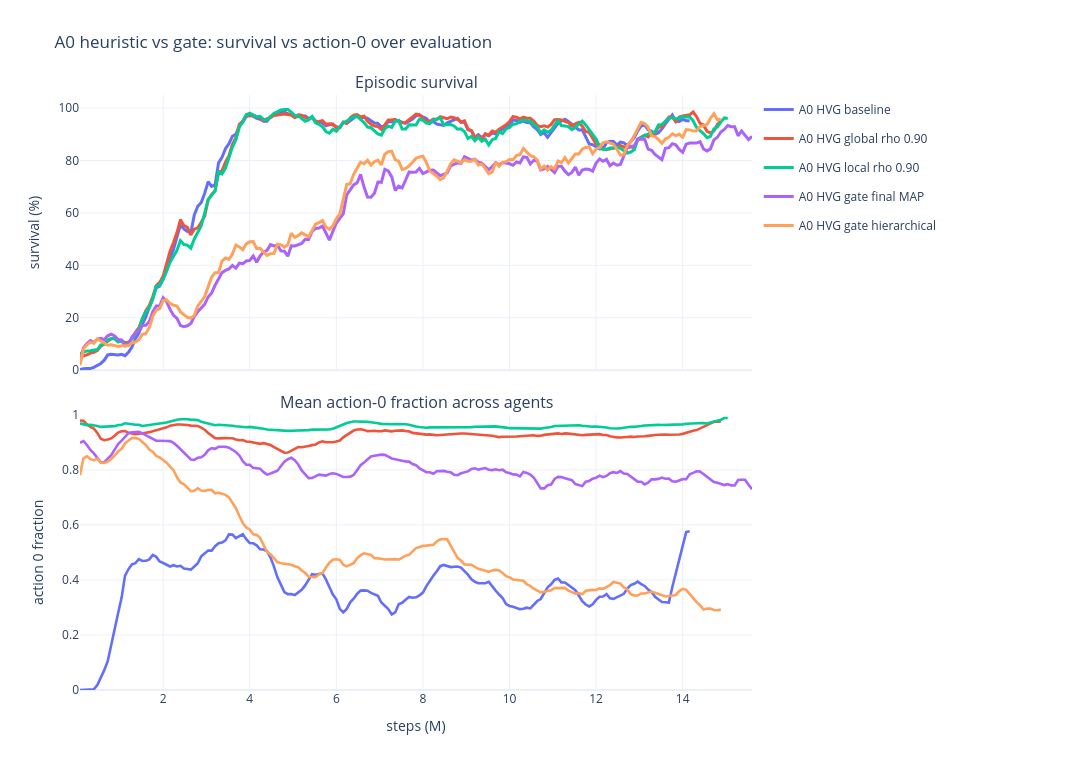
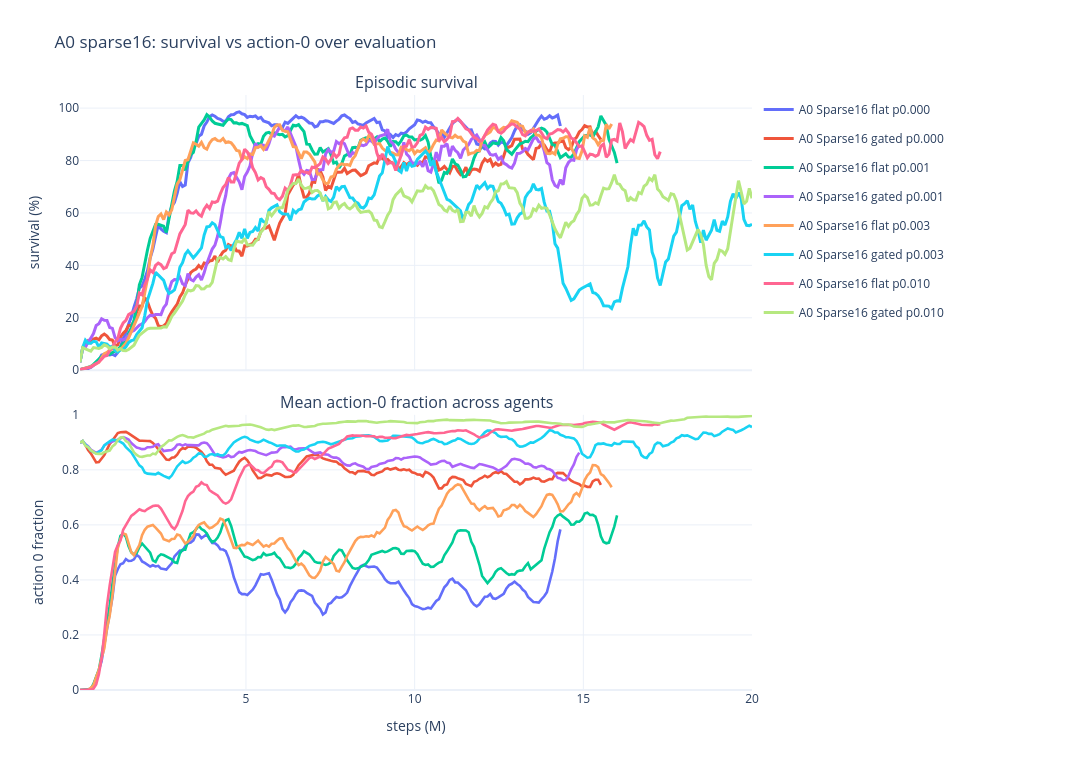

Notebook cell for these charts, in order:
### Markdown cell above
## Survival vs Action-0 Over Time

### Code cell
survival_action = adm.survival_vs_action0_non_idle_over_time(ctx)
adm.display_metric_figures(survival_action)

### Figure 1 — Plotly figure (JSON) as saved in the notebook; plotly's stock layout.template omitted (floating-point values rounded to 4 significant figures; data arrays with more than 128 entries replaced by an {"elided": "..."} marker saying what was removed)
{"data": [{"customdata": {"elided": "177x3 mixed values"}, "hovertemplate": "<b>A0 HVG baseline</b><br>step=%{x:.2f}M<br>survival=%{y:.2f}%<br>seeds=%{customdata[1]}<br>n_seeds=%{customdata[0]}<br>metric=%{customdata[2]}<extra></extra>", "legendgroup": "a0_hvg_00_baseline", "line": {"color": "#636EFA", "width": 3}, "mode": "lines", "name": "A0 HVG baseline", "showlegend": true, "type": "scatter", "x": {"elided": "177 float values"}, "xaxis": "x", "y": {"elided": "177 float values"}, "yaxis": "y"}, {"customdata": {"elided": "177x3 mixed values"}, "hovertemplate": "<b>A0 HVG baseline</b><br>step=%{x:.2f}M<br>%{customdata[2]}=%{y:.4f}<br>seeds=%{customdata[1]}<br>n_seeds=%{customdata[0]}<extra></extra>", "legendgroup": "a0_hvg_00_baseline", "line": {"color": "#636EFA", "width": 2.6}, "mode": "lines", "name": "A0 HVG baseline", "showlegend": false, "type": "scatter", "x": {"elided": "177 float values"}, "xaxis": "x2", "y": {"elided": "177 float values"}, "yaxis": "y2"}, {"customdata": {"elided": "186x3 mixed values"}, "hovertemplate": "<b>A0 HVG global rho 0.90</b><br>step=%{x:.2f}M<br>survival=%{y:.2f}%<br>seeds=%{customdata[1]}<br>n_seeds=%{customdata[0]}<br>metric=%{customdata[2]}<extra></extra>", "legendgroup": "a0_hvg_01_eval_rho090", "line": {"color": "#EF553B", "width": 3}, "mode": "lines", "name": "A0 HVG global rho 0.90", "showlegend": true, "type": "scatter", "x": {"elided": "186 float values"}, "xaxis": "x", "y": {"elided": "186 float values"}, "yaxis": "y"}, {"customdata": {"elided": "186x3 mixed values"}, "hovertemplate": "<b>A0 HVG global rho 0.90</b><br>step=%{x:.2f}M<br>%{customdata[2]}=%{y:.4f}<br>seeds=%{customdata[1]}<br>n_seeds=%{customdata[0]}<extra></extra>", "legendgroup": "a0_hvg_01_eval_rho090", "line": {"color": "#EF553B", "width": 2.6}, "mode": "lines", "name": "A0 HVG global rho 0.90", "showlegend": false, "type": "scatter", "x": {"elided": "186 float values"}, "xaxis": "x2", "y": {"elided": "186 float values"}, "yaxis": "y2"}, {"customdata": {"elided": "188x3 mixed values"}, "hovertemplate": "<b>A0 HVG local rho 0.90</b><br>step=%{x:.2f}M<br>survival=%{y:.2f}%<br>seeds=%{customdata[1]}<br>n_seeds=%{customdata[0]}<br>metric=%{customdata[2]}<extra></extra>", "legendgroup": "a0_hvg_04_eval_local_rho090", "line": {"color": "#00CC96", "width": 3}, "mode": "lines", "name": "A0 HVG local rho 0.90", "showlegend": true, "type": "scatter", "x": {"elided": "188 float values"}, "xaxis": "x", "y": {"elided": "188 float values"}, "yaxis": "y"}, {"customdata": {"elided": "188x3 mixed values"}, "hovertemplate": "<b>A0 HVG local rho 0.90</b><br>step=%{x:.2f}M<br>%{customdata[2]}=%{y:.4f}<br>seeds=%{customdata[1]}<br>n_seeds=%{customdata[0]}<extra></extra>", "legendgroup": "a0_hvg_04_eval_local_rho090", "line": {"color": "#00CC96", "width": 2.6}, "mode": "lines", "name": "A0 HVG local rho 0.90", "showlegend": false, "type": "scatter", "x": {"elided": "188 float values"}, "xaxis": "x2", "y": {"elided": "188 float values"}, "yaxis": "y2"}, {"customdata": {"elided": "195x3 mixed values"}, "hovertemplate": "<b>A0 HVG gate final MAP</b><br>step=%{x:.2f}M<br>survival=%{y:.2f}%<br>seeds=%{customdata[1]}<br>n_seeds=%{customdata[0]}<br>metric=%{customdata[2]}<extra></extra>", "legendgroup": "a0_hvg_02_gate_final_map", "line": {"color": "#AB63FA", "width": 3}, "mode": "lines", "name": "A0 HVG gate final MAP", "showlegend": true, "type": "scatter", "x": {"elided": "195 float values"}, "xaxis": "x", "y": {"elided": "195 float values"}, "yaxis": "y"}, {"customdata": {"elided": "195x3 mixed values"}, "hovertemplate": "<b>A0 HVG gate final MAP</b><br>step=%{x:.2f}M<br>%{customdata[2]}=%{y:.4f}<br>seeds=%{customdata[1]}<br>n_seeds=%{customdata[0]}<extra></extra>", "legendgroup": "a0_hvg_02_gate_final_map", "line": {"color": "#AB63FA", "width": 2.6}, "mode": "lines", "name": "A0 HVG gate final MAP", "showlegend": false, "type": "scatter", "x": {"elided": "195 float values"}, "xaxis": "x2", "y": {"elided": "195 float values"}, "yaxis": "y2"}, {"customdata": {"elided": "186x3 mixed values"}, "hovertemplate": "<b>A0 HVG gate hierarchical</b><br>step=%{x:.2f}M<br>survival=%{y:.2f}%<br>seeds=%{customdata[1]}<br>n_seeds=%{customdata[0]}<br>metric=%{customdata[2]}<extra></extra>", "legendgroup": "a0_hvg_03_gate_hierarchical", "line": {"color": "#FFA15A", "width": 3}, "mode": "lines", "name": "A0 HVG gate hierarchical", "showlegend": true, "type": "scatter", "x": {"elided": "186 float values"}, "xaxis": "x", "y": {"elided": "186 float values"}, "yaxis": "y"}, {"customdata": {"elided": "186x3 mixed values"}, "hovertemplate": "<b>A0 HVG gate hierarchical</b><br>step=%{x:.2f}M<br>%{customdata[2]}=%{y:.4f}<br>seeds=%{customdata[1]}<br>n_seeds=%{customdata[0]}<extra></extra>", "legendgroup": "a0_hvg_03_gate_hierarchical", "line": {"color": "#FFA15A", "width": 2.6}, "mode": "lines", "name": "A0 HVG gate hierarchical", "showlegend": false, "type": "scatter", "x": {"elided": "186 float values"}, "xaxis": "x2", "y": {"elided": "186 float values"}, "yaxis": "y2"}], "layout": {"annotations": [{"font": {"size": 16}, "showarrow": false, "text": "Episodic survival", "x": 0.5, "xanchor": "center", "xref": "paper", "y": 1, "yanchor": "bottom", "yref": "paper"}, {"font": {"size": 16}, "showarrow": false, "text": "Mean action-0 fraction across agents", "x": 0.5, "xanchor": "center", "xref": "paper", "y": 0.4625, "yanchor": "bottom", "yref": "paper"}], "height": 760, "hovermode": "x unified", "legend": {"orientation": "v", "x": 1.01, "xanchor": "left", "y": 1, "yanchor": "top"}, "margin": {"b": 70, "l": 80, "r": 340, "t": 95}, "title": {"text": "A0 heuristic vs gate: survival vs action-0 over evaluation"}, "width": 1450, "xaxis": {"anchor": "y", "domain": [0, 1], "matches": "x2", "showticklabels": false}, "xaxis2": {"anchor": "y2", "domain": [0, 1], "title": {"text": "steps (M)"}}, "yaxis": {"anchor": "x", "domain": [0.5375, 1], "range": [0, 105], "title": {"text": "survival (%)"}}, "yaxis2": {"anchor": "x2", "domain": [0, 0.4625], "range": [0, 1], "title": {"text": "action 0 fraction"}}}}

### Figure 2 — Plotly figure (JSON) as saved in the notebook; plotly's stock layout.template omitted (floating-point values rounded to 4 significant figures; data arrays with more than 128 entries replaced by an {"elided": "..."} marker saying what was removed)
{"data": [{"customdata": {"elided": "179x3 mixed values"}, "hovertemplate": "<b>A0 Sparse16 flat p0.000</b><br>step=%{x:.2f}M<br>survival=%{y:.2f}%<br>seeds=%{customdata[1]}<br>n_seeds=%{customdata[0]}<br>metric=%{customdata[2]}<extra></extra>", "legendgroup": "a0_sparse16_flat_p000", "line": {"color": "#636EFA", "width": 3}, "mode": "lines", "name": "A0 Sparse16 flat p0.000", "showlegend": true, "type": "scatter", "x": {"elided": "179 float values"}, "xaxis": "x", "y": {"elided": "179 float values"}, "yaxis": "y"}, {"customdata": {"elided": "179x3 mixed values"}, "hovertemplate": "<b>A0 Sparse16 flat p0.000</b><br>step=%{x:.2f}M<br>%{customdata[2]}=%{y:.4f}<br>seeds=%{customdata[1]}<br>n_seeds=%{customdata[0]}<extra></extra>", "legendgroup": "a0_sparse16_flat_p000", "line": {"color": "#636EFA", "width": 2.6}, "mode": "lines", "name": "A0 Sparse16 flat p0.000", "showlegend": false, "type": "scatter", "x": {"elided": "179 float values"}, "xaxis": "x2", "y": {"elided": "179 float values"}, "yaxis": "y2"}, {"customdata": {"elided": "194x3 mixed values"}, "hovertemplate": "<b>A0 Sparse16 gated p0.000</b><br>step=%{x:.2f}M<br>survival=%{y:.2f}%<br>seeds=%{customdata[1]}<br>n_seeds=%{customdata[0]}<br>metric=%{customdata[2]}<extra></extra>", "legendgroup": "a0_sparse16_gated_p000", "line": {"color": "#EF553B", "width": 3}, "mode": "lines", "name": "A0 Sparse16 gated p0.000", "showlegend": true, "type": "scatter", "x": {"elided": "194 float values"}, "xaxis": "x", "y": {"elided": "194 float values"}, "yaxis": "y"}, {"customdata": {"elided": "194x3 mixed values"}, "hovertemplate": "<b>A0 Sparse16 gated p0.000</b><br>step=%{x:.2f}M<br>%{customdata[2]}=%{y:.4f}<br>seeds=%{customdata[1]}<br>n_seeds=%{customdata[0]}<extra></extra>", "legendgroup": "a0_sparse16_gated_p000", "line": {"color": "#EF553B", "width": 2.6}, "mode": "lines", "name": "A0 Sparse16 gated p0.000", "showlegend": false, "type": "scatter", "x": {"elided": "194 float values"}, "xaxis": "x2", "y": {"elided": "194 float values"}, "yaxis": "y2"}, {"customdata": {"elided": "200x3 mixed values"}, "hovertemplate": "<b>A0 Sparse16 flat p0.001</b><br>step=%{x:.2f}M<br>survival=%{y:.2f}%<br>seeds=%{customdata[1]}<br>n_seeds=%{customdata[0]}<br>metric=%{customdata[2]}<extra></extra>", "legendgroup": "a0_sparse16_flat_p001", "line": {"color": "#00CC96", "width": 3}, "mode": "lines", "name": "A0 Sparse16 flat p0.001", "showlegend": true, "type": "scatter", "x": {"elided": "200 float values"}, "xaxis": "x", "y": {"elided": "200 float values"}, "yaxis": "y"}, {"customdata": {"elided": "200x3 mixed values"}, "hovertemplate": "<b>A0 Sparse16 flat p0.001</b><br>step=%{x:.2f}M<br>%{customdata[2]}=%{y:.4f}<br>seeds=%{customdata[1]}<br>n_seeds=%{customdata[0]}<extra></extra>", "legendgroup": "a0_sparse16_flat_p001", "line": {"color": "#00CC96", "width": 2.6}, "mode": "lines", "name": "A0 Sparse16 flat p0.001", "showlegend": false, "type": "scatter", "x": {"elided": "200 float values"}, "xaxis": "x2", "y": {"elided": "200 float values"}, "yaxis": "y2"}, {"customdata": {"elided": "186x3 mixed values"}, "hovertemplate": "<b>A0 Sparse16 gated p0.001</b><br>step=%{x:.2f}M<br>survival=%{y:.2f}%<br>seeds=%{customdata[1]}<br>n_seeds=%{customdata[0]}<br>metric=%{customdata[2]}<extra></extra>", "legendgroup": "a0_sparse16_gated_p001", "line": {"color": "#AB63FA", "width": 3}, "mode": "lines", "name": "A0 Sparse16 gated p0.001", "showlegend": true, "type": "scatter", "x": {"elided": "186 float values"}, "xaxis": "x", "y": {"elided": "186 float values"}, "yaxis": "y"}, {"customdata": {"elided": "186x3 mixed values"}, "hovertemplate": "<b>A0 Sparse16 gated p0.001</b><br>step=%{x:.2f}M<br>%{customdata[2]}=%{y:.4f}<br>seeds=%{customdata[1]}<br>n_seeds=%{customdata[0]}<extra></extra>", "legendgroup": "a0_sparse16_gated_p001", "line": {"color": "#AB63FA", "width": 2.6}, "mode": "lines", "name": "A0 Sparse16 gated p0.001", "showlegend": false, "type": "scatter", "x": {"elided": "186 float values"}, "xaxis": "x2", "y": {"elided": "186 float values"}, "yaxis": "y2"}, {"customdata": {"elided": "198x3 mixed values"}, "hovertemplate": "<b>A0 Sparse16 flat p0.003</b><br>step=%{x:.2f}M<br>survival=%{y:.2f}%<br>seeds=%{customdata[1]}<br>n_seeds=%{customdata[0]}<br>metric=%{customdata[2]}<extra></extra>", "legendgroup": "a0_sparse16_flat_p003", "line": {"color": "#FFA15A", "width": 3}, "mode": "lines", "name": "A0 Sparse16 flat p0.003", "showlegend": true, "type": "scatter", "x": {"elided": "198 float values"}, "xaxis": "x", "y": {"elided": "198 float values"}, "yaxis": "y"}, {"customdata": {"elided": "198x3 mixed values"}, "hovertemplate": "<b>A0 Sparse16 flat p0.003</b><br>step=%{x:.2f}M<br>%{customdata[2]}=%{y:.4f}<br>seeds=%{customdata[1]}<br>n_seeds=%{customdata[0]}<extra></extra>", "legendgroup": "a0_sparse16_flat_p003", "line": {"color": "#FFA15A", "width": 2.6}, "mode": "lines", "name": "A0 Sparse16 flat p0.003", "showlegend": false, "type": "scatter", "x": {"elided": "198 float values"}, "xaxis": "x2", "y": {"elided": "198 float values"}, "yaxis": "y2"}, {"customdata": {"elided": "250x3 mixed values"}, "hovertemplate": "<b>A0 Sparse16 gated p0.003</b><br>step=%{x:.2f}M<br>survival=%{y:.2f}%<br>seeds=%{customdata[1]}<br>n_seeds=%{customdata[0]}<br>metric=%{customdata[2]}<extra></extra>", "legendgroup": "a0_sparse16_gated_p003", "line": {"color": "#19D3F3", "width": 3}, "mode": "lines", "name": "A0 Sparse16 gated p0.003", "showlegend": true, "type": "scatter", "x": {"elided": "250 float values"}, "xaxis": "x", "y": {"elided": "250 float values"}, "yaxis": "y"}, {"customdata": {"elided": "250x3 mixed values"}, "hovertemplate": "<b>A0 Sparse16 gated p0.003</b><br>step=%{x:.2f}M<br>%{customdata[2]}=%{y:.4f}<br>seeds=%{customdata[1]}<br>n_seeds=%{customdata[0]}<extra></extra>", "legendgroup": "a0_sparse16_gated_p003", "line": {"color": "#19D3F3", "width": 2.6}, "mode": "lines", "name": "A0 Sparse16 gated p0.003", "showlegend": false, "type": "scatter", "x": {"elided": "250 float values"}, "xaxis": "x2", "y": {"elided": "250 float values"}, "yaxis": "y2"}, {"customdata": {"elided": "216x3 mixed values"}, "hovertemplate": "<b>A0 Sparse16 flat p0.010</b><br>step=%{x:.2f}M<br>survival=%{y:.2f}%<br>seeds=%{customdata[1]}<br>n_seeds=%{customdata[0]}<br>metric=%{customdata[2]}<extra></extra>", "legendgroup": "a0_sparse16_flat_p010", "line": {"color": "#FF6692", "width": 3}, "mode": "lines", "name": "A0 Sparse16 flat p0.010", "showlegend": true, "type": "scatter", "x": {"elided": "216 float values"}, "xaxis": "x", "y": {"elided": "216 float values"}, "yaxis": "y"}, {"customdata": {"elided": "216x3 mixed values"}, "hovertemplate": "<b>A0 Sparse16 flat p0.010</b><br>step=%{x:.2f}M<br>%{customdata[2]}=%{y:.4f}<br>seeds=%{customdata[1]}<br>n_seeds=%{customdata[0]}<extra></extra>", "legendgroup": "a0_sparse16_flat_p010", "line": {"color": "#FF6692", "width": 2.6}, "mode": "lines", "name": "A0 Sparse16 flat p0.010", "showlegend": false, "type": "scatter", "x": {"elided": "216 float values"}, "xaxis": "x2", "y": {"elided": "216 float values"}, "yaxis": "y2"}, {"customdata": {"elided": "250x3 mixed values"}, "hovertemplate": "<b>A0 Sparse16 gated p0.010</b><br>step=%{x:.2f}M<br>survival=%{y:.2f}%<br>seeds=%{customdata[1]}<br>n_seeds=%{customdata[0]}<br>metric=%{customdata[2]}<extra></extra>", "legendgroup": "a0_sparse16_gated_p010", "line": {"color": "#B6E880", "width": 3}, "mode": "lines", "name": "A0 Sparse16 gated p0.010", "showlegend": true, "type": "scatter", "x": {"elided": "250 float values"}, "xaxis": "x", "y": {"elided": "250 float values"}, "yaxis": "y"}, {"customdata": {"elided": "250x3 mixed values"}, "hovertemplate": "<b>A0 Sparse16 gated p0.010</b><br>step=%{x:.2f}M<br>%{customdata[2]}=%{y:.4f}<br>seeds=%{customdata[1]}<br>n_seeds=%{customdata[0]}<extra></extra>", "legendgroup": "a0_sparse16_gated_p010", "line": {"color": "#B6E880", "width": 2.6}, "mode": "lines", "name": "A0 Sparse16 gated p0.010", "showlegend": false, "type": "scatter", "x": {"elided": "250 float values"}, "xaxis": "x2", "y": {"elided": "250 float values"}, "yaxis": "y2"}], "layout": {"annotations": [{"font": {"size": 16}, "showarrow": false, "text": "Episodic survival", "x": 0.5, "xanchor": "center", "xref": "paper", "y": 1, "yanchor": "bottom", "yref": "paper"}, {"font": {"size": 16}, "showarrow": false, "text": "Mean action-0 fraction across agents", "x": 0.5, "xanchor": "center", "xref": "paper", "y": 0.4625, "yanchor": "bottom", "yref": "paper"}], "height": 760, "hovermode": "x unified", "legend": {"orientation": "v", "x": 1.01, "xanchor": "left", "y": 1, "yanchor": "top"}, "margin": {"b": 70, "l": 80, "r": 340, "t": 95}, "title": {"text": "A0 sparse16: survival vs action-0 over evaluation"}, "width": 1450, "xaxis": {"anchor": "y", "domain": [0, 1], "matches": "x2", "showticklabels": false}, "xaxis2": {"anchor": "y2", "domain": [0, 1], "title": {"text": "steps (M)"}}, "yaxis": {"anchor": "x", "domain": [0.5375, 1], "range": [0, 105], "title": {"text": "survival (%)"}}, "yaxis2": {"anchor": "x2", "domain": [0, 0.4625], "range": [0, 1], "title": {"text": "action 0 fraction"}}}}
